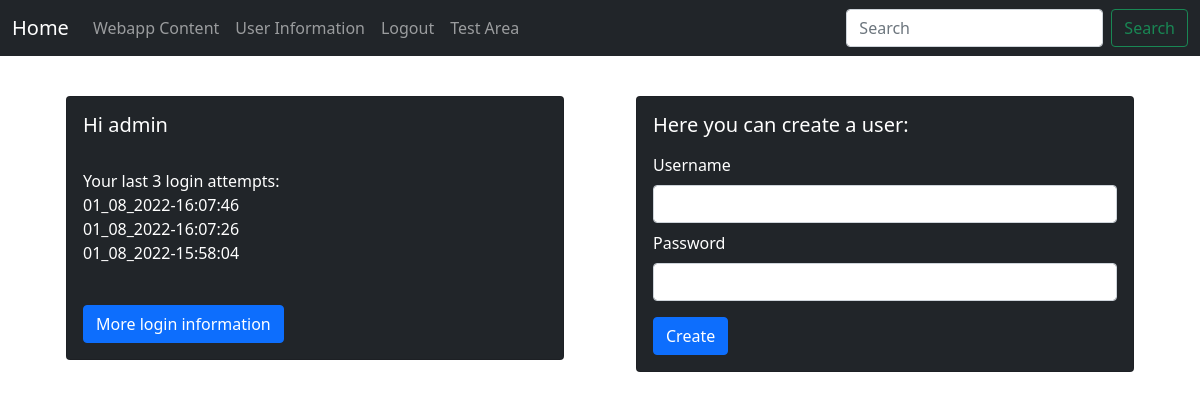
Page /user_management (signed in) on the earlier database version.
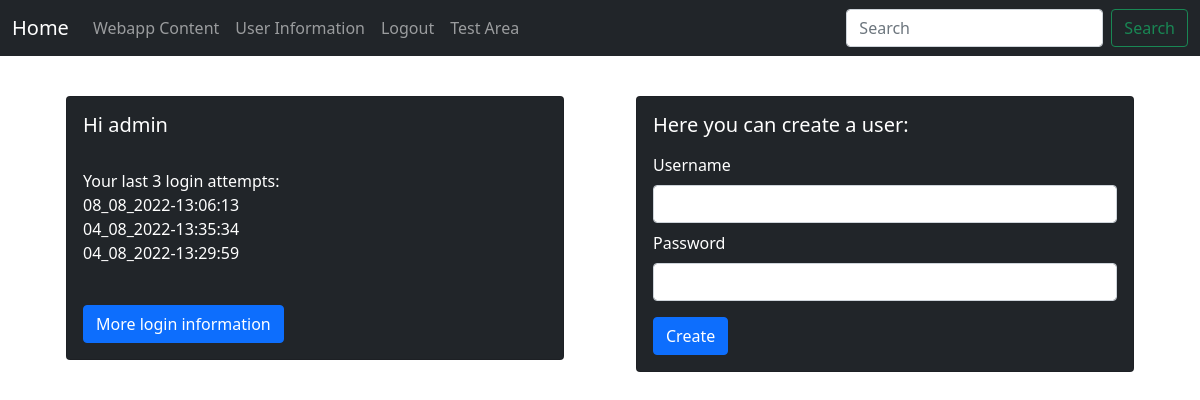
Same page on the later database version.
### tables this page shows
CREATE TABLE login
( id INTEGER PRIMARY KEY AUTOINCREMENT,
  user_id INTEGER NOT NULL,
  login_time TEXT,
    FOREIGN KEY (user_id)
    REFERENCES users(id)
);

### server.py (the view, shortened to what this page needs)
@app.route("/user_management", methods=['GET', 'POST'])
@login_required
def user_management():
    global user
    form = NamerForm(request.form)
    user_info = main.check_user_info(user)
    print("access", user[1])
    return render_template("user_management.html",
                           form=form, user=user, user_info=user_info)

### server.py
class NamerForm(FlaskForm):
    username = StringField("Username", validators=[DataRequired()])
    submit = SubmitField("Submit")
    password = PasswordField("Password", [
        validators.DataRequired()])

### main.py (called while the page is built)
def check_user_info(user):
    db = sqlite3.connect("db.sqlite3")
    cursor = db.cursor()
    user_id = user[0]
    cursor.execute("""SELECT id, login_time FROM login WHERE user_id=? ORDER BY id DESC""", (user_id,))
    user_info = list(cursor.fetchall())
    return user_info

### server.py (called while the page is built)
def login_required(f):
    @wraps(f)
    def decorated_function(*args, **kwargs):
        if not authorized:
            return redirect(url_for('login'))
        return f(*args, **kwargs)
    return decorated_function

### templates/user_management.html (shortened to what this page needs)
{% extends "base.html" %}
{% block content %}
<div class="mt-3 row">
  <div class="col-sm-6">
    <div class="mb-5 container">
  <div class="card text-white bg-dark mb-3">
    <div class="card-body">
      {% if user %}
      <h5 class="card-title">Hi {{user[1]}}</h5> <br>
      <p class="card-text">Your last 3 login attempts:
        <br>{{user_info[0][1]}}
        <br>{{user_info[1][1]}}
        <br>{{user_info[2][1]}}
      </p>
      <br>
      <a href="http://127.0.0.1:5000/login_information" class="btn btn-primary">More login information</a>
      {% else %}
      <h5 class="card-title">No user information provided, please login again</h5>
      {% endif %}
    </div>
  </div>
  </div>
  </div>
  <div class="col-sm-6">
    <div class="mb-5 container">
      <div class="card text-white bg-dark mb-3">
        <div class="card-body">
          <h5 class="card-title">Here you can create a user:</h5>
          {% from "_formhelpers.html" import render_field %}
          <form method=post>
           <p class="card-text">
              <dl>
              {{ render_field(form.username, class="form-control") }}
              {{ render_field(form.password, class="form-control") }}
              </dl> </p>
              <input type=submit value=Create class="btn btn-primary">
          </form>
        </div>
      </div>
    </div>
  </div>
</div>
{% endblock %}

Differences in the rows shown:
no longer on this page (row unchanged): login: login_time "01_08_2022-16:07:46"
no longer on this page (row unchanged): login: login_time "01_08_2022-16:07:26"
no longer on this page (row unchanged): login: login_time "01_08_2022-15:58:04"
added login: login_time "08_08_2022-13:06:13"
added login: login_time "04_08_2022-13:35:34"
added login: login_time "04_08_2022-13:29:59"
